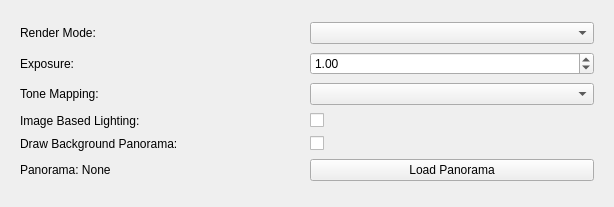
<?xml version="1.0" encoding="UTF-8"?>
<ui version="4.0">
 <class>vcl::qt::ViewerSettingsFrame</class>
 <widget class="QFrame" name="vcl::qt::ViewerSettingsFrame">
  <property name="geometry">
   <rect>
    <x>0</x>
    <y>0</y>
    <width>614</width>
    <height>207</height>
   </rect>
  </property>
  <property name="sizePolicy">
   <sizepolicy hsizetype="Preferred" vsizetype="Preferred">
    <horstretch>0</horstretch>
    <verstretch>0</verstretch>
   </sizepolicy>
  </property>
  <property name="windowTitle">
   <string>Frame</string>
  </property>
  <layout class="QGridLayout" name="gridLayout">
   <item row="0" column="0" colspan="2">
    <widget class="QFrame" name="pbrSettingsFrame">
     <property name="frameShape">
      <enum>QFrame::Shape::NoFrame</enum>
     </property>
     <property name="frameShadow">
      <enum>QFrame::Shadow::Plain</enum>
     </property>
     <layout class="QGridLayout" name="gridLayout_3">
      <item row="3" column="2">
       <widget class="QCheckBox" name="iblCheckBox">
        <property name="text">
         <string/>
        </property>
       </widget>
      </item>
      <item row="4" column="0">
       <widget class="QLabel" name="drawBackgroundPanoramaLabel">
        <property name="text">
         <string>Draw Background Panorama:</string>
        </property>
       </widget>
      </item>
      <item row="2" column="0">
       <widget class="QLabel" name="toneMappingLabel">
        <property name="text">
         <string>Tone Mapping:</string>
        </property>
       </widget>
      </item>
      <item row="3" column="0">
       <widget class="QLabel" name="iblLabel">
        <property name="text">
         <string>Image Based Lighting:</string>
        </property>
       </widget>
      </item>
      <item row="1" column="0">
       <widget class="QLabel" name="exposureLabel">
        <property name="text">
         <string>Exposure:</string>
        </property>
       </widget>
      </item>
      <item row="2" column="2">
       <widget class="QComboBox" name="toneMappingComboBox"/>
      </item>
      <item row="1" column="2">
       <widget class="QDoubleSpinBox" name="exposureSpinBox">
        <property name="maximum">
         <double>64.000000000000000</double>
        </property>
        <property name="singleStep">
         <double>0.100000000000000</double>
        </property>
        <property name="value">
         <double>1.000000000000000</double>
        </property>
       </widget>
      </item>
      <item row="4" column="2">
       <widget class="QCheckBox" name="drawBackgroundPanoramaCheckBox">
        <property name="text">
         <string/>
        </property>
       </widget>
      </item>
      <item row="5" column="0">
       <widget class="QLabel" name="panoramaLabel">
        <property name="text">
         <string>Panorama: None</string>
        </property>
       </widget>
      </item>
      <item row="5" column="2">
       <widget class="QPushButton" name="loadPanoramaPushButton">
        <property name="text">
         <string>Load Panorama</string>
        </property>
        <property name="icon">
         <iconset theme="QIcon::ThemeIcon::DocumentOpen"/>
        </property>
       </widget>
      </item>
      <item row="0" column="0">
       <widget class="QLabel" name="renderModeLabel">
        <property name="text">
         <string>Render Mode:</string>
        </property>
       </widget>
      </item>
      <item row="0" column="2">
       <widget class="QComboBox" name="renderModeComboBox"/>
      </item>
     </layout>
    </widget>
   </item>
  </layout>
 </widget>
 <resources/>
 <connections/>
</ui>
